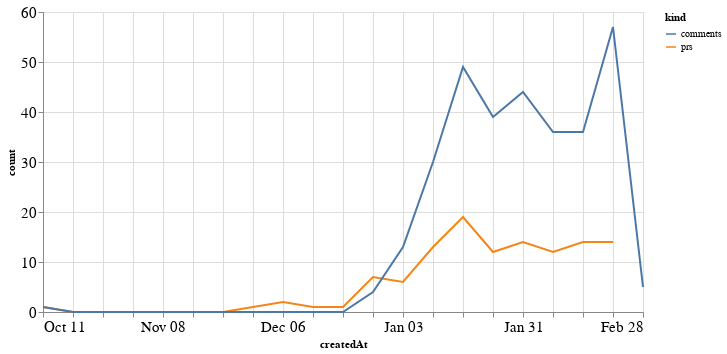

Notebook code cell kept with this figure:
### Code cell
alt.Chart(total_time, width=600).mark_line().encode(
    x='createdAt',
    y='count',
    color='kind'
)

### Figure 1 — Vega-Lite specification as saved in the notebook (floating-point values rounded to 4 significant figures)
{"config": {"axisLeft": {"labelFontSize": 15}, "axisBottom": {"labelFontSize": 15}}, "data": {"name": "data-d67a86de33605c71b838017a7c9c3cea"}, "mark": "line", "encoding": {"color": {"type": "nominal", "field": "kind"}, "x": {"type": "temporal", "field": "createdAt"}, "y": {"type": "quantitative", "field": "count"}}, "width": 600, "$schema": "https://vega.github.io/schema/vega-lite/v4.8.1.json", "datasets": {"data-d67a86de33605c71b838017a7c9c3cea": [{"createdAt": "2020-10-11T00:00:00", "kind": "prs", "count": 1.0}, {"createdAt": "2020-10-18T00:00:00", "kind": "prs", "count": 0.0}, {"createdAt": "2020-10-25T00:00:00", "kind": "prs", "count": 0.0}, {"createdAt": "2020-11-01T00:00:00", "kind": "prs", "count": 0.0}, {"createdAt": "2020-11-08T00:00:00", "kind": "prs", "count": 0.0}, {"createdAt": "2020-11-15T00:00:00", "kind": "prs", "count": 0.0}, {"createdAt": "2020-11-22T00:00:00", "kind": "prs", "count": 0.0}, {"createdAt": "2020-11-29T00:00:00", "kind": "prs", "count": 1.0}, {"createdAt": "2020-12-06T00:00:00", "kind": "prs", "count": 2.0}, {"createdAt": "2020-12-13T00:00:00", "kind": "prs", "count": 1.0}, {"createdAt": "2020-12-20T00:00:00", "kind": "prs", "count": 1.0}, {"createdAt": "2020-12-27T00:00:00", "kind": "prs", "count": 7.0}, {"createdAt": "2021-01-03T00:00:00", "kind": "prs", "count": 6.0}, {"createdAt": "2021-01-10T00:00:00", "kind": "prs", "count": 13.0}, {"createdAt": "2021-01-17T00:00:00", "kind": "prs", "count": 19.0}, {"createdAt": "2021-01-24T00:00:00", "kind": "prs", "count": 12.0}, {"createdAt": "2021-01-31T00:00:00", "kind": "prs", "count": 14.0}, {"createdAt": "2021-02-07T00:00:00", "kind": "prs", "count": 12.0}, {"createdAt": "2021-02-14T00:00:00", "kind": "prs", "count": 14.0}, {"createdAt": "2021-02-21T00:00:00", "kind": "prs", "count": 14.0}, {"createdAt": "2021-02-28T00:00:00", "kind": "prs", "count": null}, {"createdAt": "2020-10-11T00:00:00", "kind": "comments", "count": 1.0}, {"createdAt": "2020-10-18T00:00:00", "kind": "comments", "count": 0.0}, {"createdAt": "2020-10-25T00:00:00", "kind": "comments", "count": 0.0}, {"createdAt": "2020-11-01T00:00:00", "kind": "comments", "count": 0.0}, {"createdAt": "2020-11-08T00:00:00", "kind": "comments", "count": 0.0}, {"createdAt": "2020-11-15T00:00:00", "kind": "comments", "count": 0.0}, {"createdAt": "2020-11-22T00:00:00", "kind": "comments", "count": 0.0}, {"createdAt": "2020-11-29T00:00:00", "kind": "comments", "count": 0.0}, {"createdAt": "2020-12-06T00:00:00", "kind": "comments", "count": 0.0}, {"createdAt": "2020-12-13T00:00:00", "kind": "comments", "count": 0.0}, {"createdAt": "2020-12-20T00:00:00", "kind": "comments", "count": 0.0}, {"createdAt": "2020-12-27T00:00:00", "kind": "comments", "count": 4.0}, {"createdAt": "2021-01-03T00:00:00", "kind": "comments", "count": 13.0}, {"createdAt": "2021-01-10T00:00:00", "kind": "comments", "count": 30.0}, {"createdAt": "2021-01-17T00:00:00", "kind": "comments", "count": 49.0}, {"createdAt": "2021-01-24T00:00:00", "kind": "comments", "count": 39.0}, {"createdAt": "2021-01-31T00:00:00", "kind": "comments", "count": 44.0}, {"createdAt": "2021-02-07T00:00:00", "kind": "comments", "count": 36.0}, {"createdAt": "2021-02-14T00:00:00", "kind": "comments", "count": 36.0}, {"createdAt": "2021-02-21T00:00:00", "kind": "comments", "count": 57.0}, {"createdAt": "2021-02-28T00:00:00", "kind": "comments", "count": 5.0}]}}
